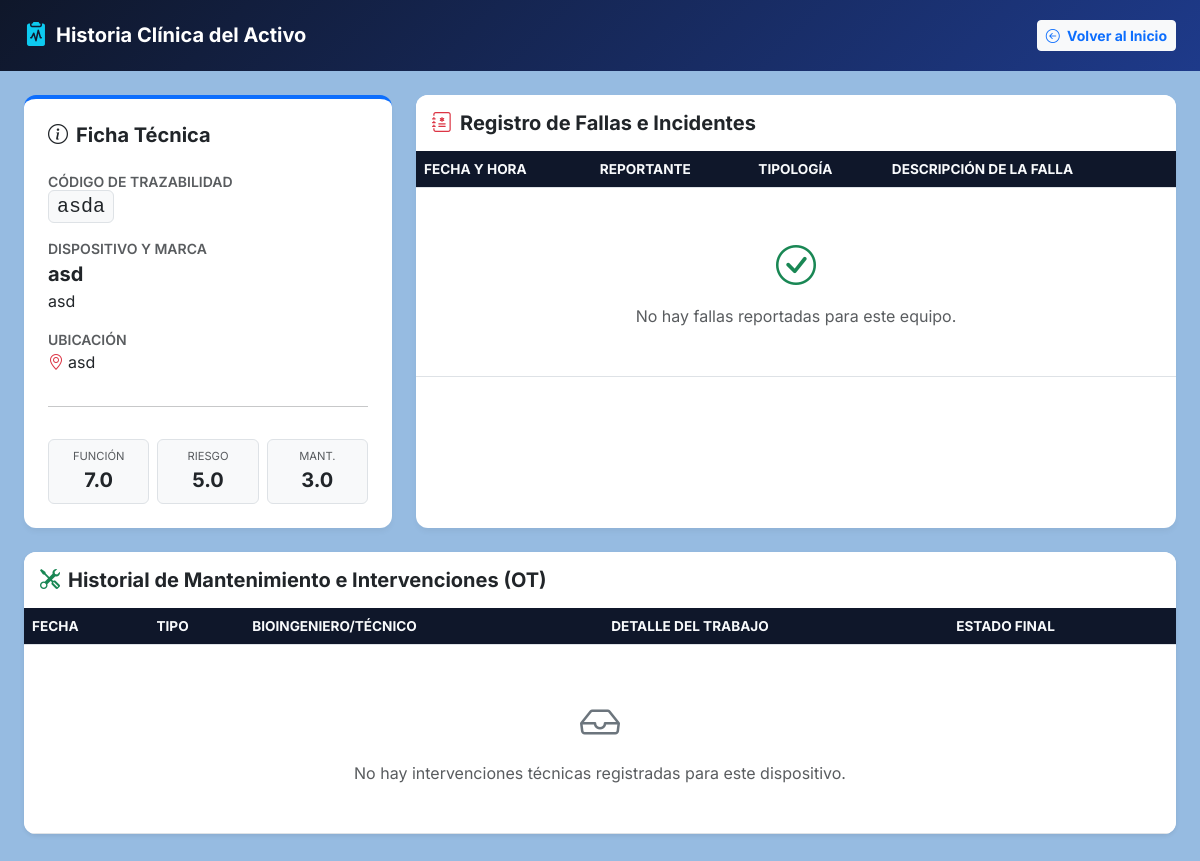
Page /equipo/1 on the earlier database version.
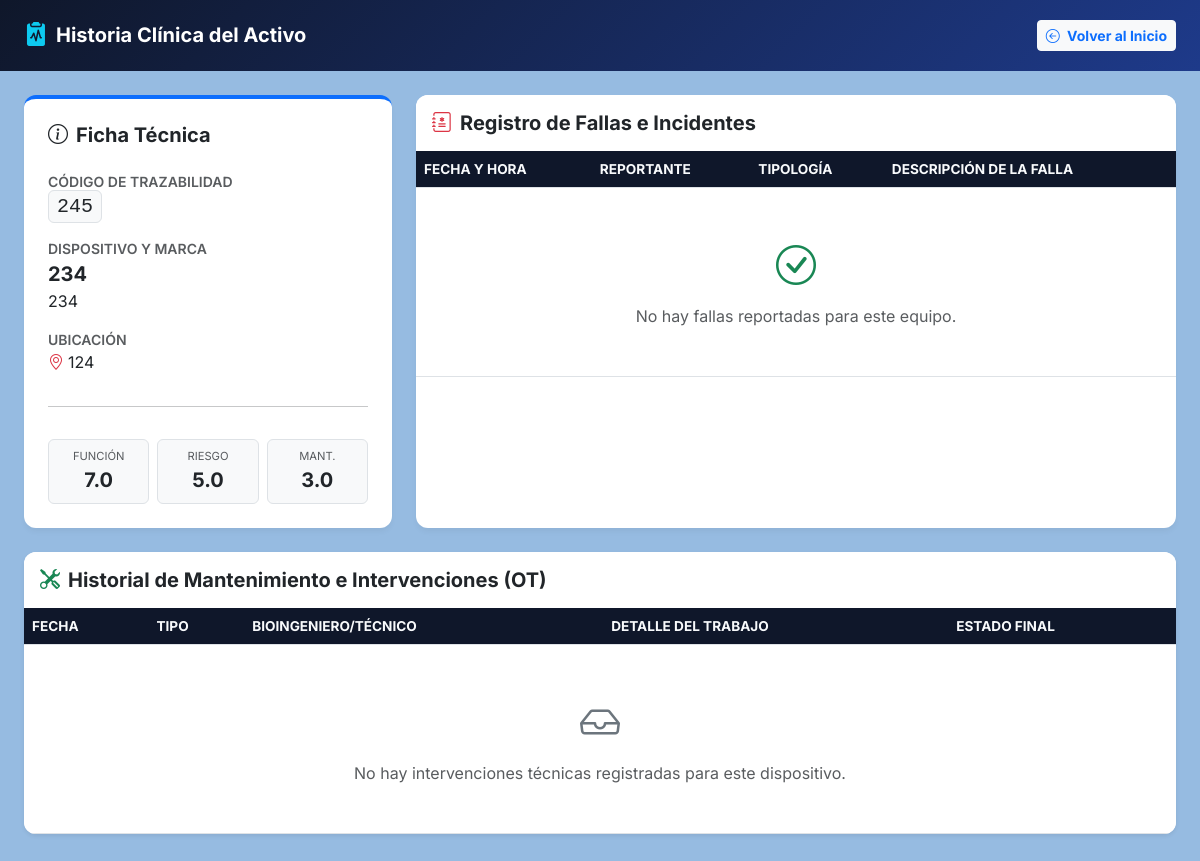
Same page on the later database version.
### tables this page shows
CREATE TABLE equipos (
        id INTEGER PRIMARY KEY AUTOINCREMENT,
        codigo_trazabilidad TEXT UNIQUE NOT NULL,
        nombre TEXT NOT NULL,
        marca TEXT NOT NULL,
        ubicacion TEXT NOT NULL,
        puntaje_funcion REAL DEFAULT 5.0,
        puntaje_aplicacion REAL DEFAULT 5.0,
        puntaje_mantenimiento REAL DEFAULT 3.0,
        manual_url TEXT,
        estado TEXT DEFAULT 'Activo'
    );

### app.py (the view)
@app.route("/equipo/<int:equipo_id>")
def detalle_equipo(equipo_id):
    equipo, fallas, intervenciones = obtener_historia_completa(equipo_id)
    return render_template("detalle.html", equipo=equipo, fallas=fallas, intervenciones=intervenciones)

### db.py (called while the page is built)
def obtener_conexion():
    conexion = sqlite3.connect(RUTA_BD)
    conexion.row_factory = sqlite3.Row
    conexion.execute("PRAGMA foreign_keys = ON;")
    return conexion

def obtener_historia_completa(equipo_id):
    conexion = obtener_conexion()
    try:
        equipo = conexion.execute("SELECT * FROM equipos WHERE id = ?", (equipo_id,)).fetchone()
        fallas = conexion.execute("SELECT * FROM historial_fallas WHERE equipo_id = ? ORDER BY id DESC", (equipo_id,)).fetchall()
        intervenciones = conexion.execute("SELECT * FROM intervenciones WHERE equipo_id = ? ORDER BY id DESC", (equipo_id,)).fetchall()
        return equipo, fallas, intervenciones
    finally:
        conexion.close()

### templates/detalle.html (shortened to what the changed rows need)
<!DOCTYPE html>
<html lang="es">
<head>
    <link href="https://cdn.jsdelivr.net/npm/bootstrap@5.3.3/dist/css/bootstrap.min.css" rel="stylesheet">
    <link rel="stylesheet" href="https://cdn.jsdelivr.net/npm/bootstrap-icons@1.11.3/font/bootstrap-icons.min.css">
</head>
<body>
<div class="container-fluid px-4 pb-5">
    <div class="row g-4">
        <div class="col-md-4">
            <div class="card p-4 h-100 border-top border-4 border-primary">
                <div class="mb-3">
                    <small class="text-muted d-block fw-semibold">CÓDIGO DE TRAZABILIDAD</small>
                    <span class="fs-5 font-monospace bg-light px-2 py-1 border rounded">{{ equipo.codigo_trazabilidad }}</span>
                </div>
                <div class="mb-3">
                    <small class="text-muted d-block fw-semibold">DISPOSITIVO Y MARCA</small>
                    <div class="fs-5 fw-bold">{{ equipo.nombre }}</div>
                    <div>{{ equipo.marca }}</div>
                </div>
                <div class="mb-3">
                    <small class="text-muted d-block fw-semibold">UBICACIÓN</small>
                    <div><i class="bi bi-geo-alt text-danger me-1"></i>{{ equipo.ubicacion }}</div>
                </div>
                <div class="row text-center g-2 mt-2">
                    <div class="col-4">
                        <div class="p-2 bg-light rounded border">
                            <small class="d-block text-muted" style="font-size: 0.7rem;">FUNCIÓN</small>
                            <span class="fw-bold fs-5">{{ equipo.puntaje_funcion }}</span>
                        </div>
                    </div>
                    <div class="col-4">
                        <div class="p-2 bg-light rounded border">
                            <small class="d-block text-muted" style="font-size: 0.7rem;">RIESGO</small>
                            <span class="fw-bold fs-5">{{ equipo.puntaje_aplicacion }}</span>
                        </div>
                    </div>
                    <div class="col-4">
                        <div class="p-2 bg-light rounded border">
                            <small class="d-block text-muted" style="font-size: 0.7rem;">MANT.</small>
                            <span class="fw-bold fs-5">{{ equipo.puntaje_mantenimiento }}</span>
                        </div>
                    </div>
                </div>
            </div>
        </div>
        <div class="col-md-8">
            <div class="card overflow-hidden h-100">
                <div class="table-responsive">
                    <table class="table table-hover align-middle mb-0">
                        <thead>
                            <tr>
                                <th>Fecha y Hora</th>
                                <th>Reportante</th>
                                <th>Tipología</th>
                                <th>Descripción de la Falla</th>
                            </tr>
                        </thead>
                    </table>
                </div>
            </div>
        </div>
        <div class="col-12 mt-4">
            <div class="card overflow-hidden shadow-sm">
                <div class="table-responsive">
                    <table class="table table-hover align-middle mb-0">
                        <thead>
                            <tr>
                                <th>Fecha</th>
                                <th>Tipo</th>
                                <th>Bioingeniero/Técnico</th>
                                <th>Detalle del Trabajo</th>
                                <th>Estado Final</th>
                            </tr>
                        </thead>
                    </table>
                </div>
            </div>
        </div>
    </div>
</div>
</body>
</html>

Differences in the rows shown:
changed equipos: codigo_trazabilidad "asda" → "245"; nombre "asd" → "234"; marca "asd" → "234"; ubicacion "asd" → "124"
